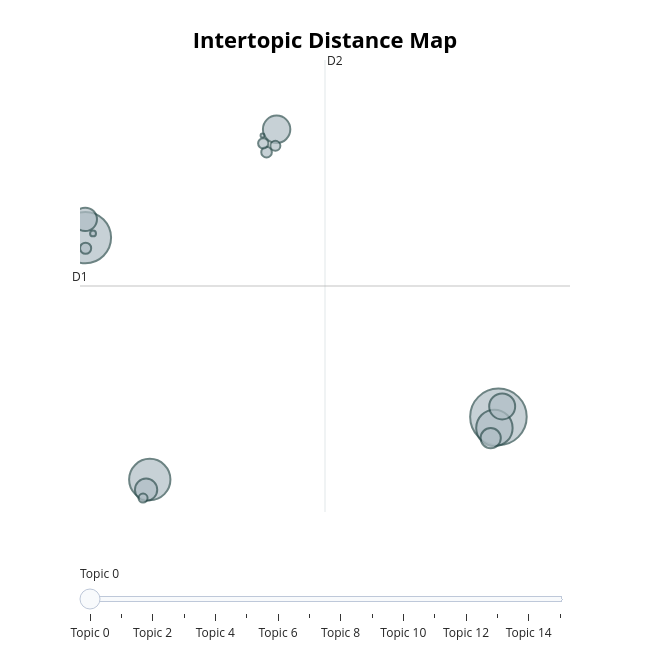

Notebook code for this chart:
### Code cell
topic_model.visualize_topics()

### Figure 1 — Plotly figure (JSON) as saved in the notebook; plotly's stock layout.template omitted (floating-point values rounded to 4 significant figures)
{"data": [{"customdata": [[0, "the | of | to | that | is", 3135], [1, "the | to | and | is | it", 2584], [2, "the | to | and | that | of", 1672], [3, "the | to | of | that | and", 1300], [4, "the | of | to | and | is", 735], [5, "the | of | and | in | to", 661], [6, "the | to | for | is | and", 535], [7, "the | and | of | to | for", 487], [8, "the | to | and | my | you", 401], [9, "maxaxaxaxaxaxaxaxaxaxaxaxaxaxax | the | of | points | is", 122], [10, "the | it | oil | and | to", 110], [11, "water | the | battery | to | of", 104], [12, "kirlian | the | photography | to | of", 98], [13, "book | and | books | the | chemistry", 80], [14, "fan | cpu | heat | sink | fans", 34], [15, "ground | grounding | conductor | neutral | the", 15]], "hovertemplate": "<b>Topic %{customdata[0]}</b><br>%{customdata[1]}<br>Size: %{customdata[2]}", "legendgroup": "", "marker": {"color": "#B0BEC5", "line": {"color": "DarkSlateGrey", "width": 2}, "size": [3135, 2584, 1672, 1300, 735, 661, 535, 487, 401, 122, 110, 104, 98, 80, 34, 15], "sizemode": "area", "sizeref": 1.959, "symbol": "circle"}, "mode": "markers", "name": "", "orientation": "v", "showlegend": false, "type": "scatter", "x": [31.27, 2.469, 6.958, 30.99, 15.8, 31.53, 2.462, 6.701, 30.73, 2.484, 15.1, 14.87, 15.72, 6.49, 3.002, 14.82], "xaxis": "x", "y": [4.419, 8.963, 2.829, 4.138, 11.71, 4.681, 9.425, 2.571, 3.88, 8.692, 11.13, 11.35, 11.29, 2.361, 9.069, 11.55], "yaxis": "y"}], "layout": {"annotations": [{"showarrow": false, "text": "D1", "x": 2.093, "y": 7.735, "yshift": 10}, {"showarrow": false, "text": "D2", "x": 19.18, "xshift": 10, "y": 13.46}], "height": 650, "hoverlabel": {"bgcolor": "white", "font": {"family": "Rockwell", "size": 16}}, "legend": {"itemsizing": "constant", "tracegroupgap": 0}, "margin": {"t": 60}, "shapes": [{"line": {"color": "#CFD8DC", "width": 2}, "type": "line", "x0": 19.18, "x1": 19.18, "y0": 2.006, "y1": 13.46}, {"line": {"color": "#9E9E9E", "width": 2}, "type": "line", "x0": 2.093, "x1": 36.26, "y0": 7.735, "y1": 7.735}], "sliders": [{"active": 0, "pad": {"t": 50}, "steps": [{"args": [{"marker.color": [["red", "#B0BEC5", "#B0BEC5", "#B0BEC5", "#B0BEC5", "#B0BEC5", "#B0BEC5", "#B0BEC5", "#B0BEC5", "#B0BEC5", "#B0BEC5", "#B0BEC5", "#B0BEC5", "#B0BEC5", "#B0BEC5", "#B0BEC5"]]}], "label": "Topic 0", "method": "update"}, {"args": [{"marker.color": [["#B0BEC5", "red", "#B0BEC5", "#B0BEC5", "#B0BEC5", "#B0BEC5", "#B0BEC5", "#B0BEC5", "#B0BEC5", "#B0BEC5", "#B0BEC5", "#B0BEC5", "#B0BEC5", "#B0BEC5", "#B0BEC5", "#B0BEC5"]]}], "label": "Topic 1", "method": "update"}, {"args": [{"marker.color": [["#B0BEC5", "#B0BEC5", "red", "#B0BEC5", "#B0BEC5", "#B0BEC5", "#B0BEC5", "#B0BEC5", "#B0BEC5", "#B0BEC5", "#B0BEC5", "#B0BEC5", "#B0BEC5", "#B0BEC5", "#B0BEC5", "#B0BEC5"]]}], "label": "Topic 2", "method": "update"}, {"args": [{"marker.color": [["#B0BEC5", "#B0BEC5", "#B0BEC5", "red", "#B0BEC5", "#B0BEC5", "#B0BEC5", "#B0BEC5", "#B0BEC5", "#B0BEC5", "#B0BEC5", "#B0BEC5", "#B0BEC5", "#B0BEC5", "#B0BEC5", "#B0BEC5"]]}], "label": "Topic 3", "method": "update"}, {"args": [{"marker.color": [["#B0BEC5", "#B0BEC5", "#B0BEC5", "#B0BEC5", "red", "#B0BEC5", "#B0BEC5", "#B0BEC5", "#B0BEC5", "#B0BEC5", "#B0BEC5", "#B0BEC5", "#B0BEC5", "#B0BEC5", "#B0BEC5", "#B0BEC5"]]}], "label": "Topic 4", "method": "update"}, {"args": [{"marker.color": [["#B0BEC5", "#B0BEC5", "#B0BEC5", "#B0BEC5", "#B0BEC5", "red", "#B0BEC5", "#B0BEC5", "#B0BEC5", "#B0BEC5", "#B0BEC5", "#B0BEC5", "#B0BEC5", "#B0BEC5", "#B0BEC5", "#B0BEC5"]]}], "label": "Topic 5", "method": "update"}, {"args": [{"marker.color": [["#B0BEC5", "#B0BEC5", "#B0BEC5", "#B0BEC5", "#B0BEC5", "#B0BEC5", "red", "#B0BEC5", "#B0BEC5", "#B0BEC5", "#B0BEC5", "#B0BEC5", "#B0BEC5", "#B0BEC5", "#B0BEC5", "#B0BEC5"]]}], "label": "Topic 6", "method": "update"}, {"args": [{"marker.color": [["#B0BEC5", "#B0BEC5", "#B0BEC5", "#B0BEC5", "#B0BEC5", "#B0BEC5", "#B0BEC5", "red", "#B0BEC5", "#B0BEC5", "#B0BEC5", "#B0BEC5", "#B0BEC5", "#B0BEC5", "#B0BEC5", "#B0BEC5"]]}], "label": "Topic 7", "method": "update"}, {"args": [{"marker.color": [["#B0BEC5", "#B0BEC5", "#B0BEC5", "#B0BEC5", "#B0BEC5", "#B0BEC5", "#B0BEC5", "#B0BEC5", "red", "#B0BEC5", "#B0BEC5", "#B0BEC5", "#B0BEC5", "#B0BEC5", "#B0BEC5", "#B0BEC5"]]}], "label": "Topic 8", "method": "update"}, {"args": [{"marker.color": [["#B0BEC5", "#B0BEC5", "#B0BEC5", "#B0BEC5", "#B0BEC5", "#B0BEC5", "#B0BEC5", "#B0BEC5", "#B0BEC5", "red", "#B0BEC5", "#B0BEC5", "#B0BEC5", "#B0BEC5", "#B0BEC5", "#B0BEC5"]]}], "label": "Topic 9", "method": "update"}, {"args": [{"marker.color": [["#B0BEC5", "#B0BEC5", "#B0BEC5", "#B0BEC5", "#B0BEC5", "#B0BEC5", "#B0BEC5", "#B0BEC5", "#B0BEC5", "#B0BEC5", "red", "#B0BEC5", "#B0BEC5", "#B0BEC5", "#B0BEC5", "#B0BEC5"]]}], "label": "Topic 10", "method": "update"}, {"args": [{"marker.color": [["#B0BEC5", "#B0BEC5", "#B0BEC5", "#B0BEC5", "#B0BEC5", "#B0BEC5", "#B0BEC5", "#B0BEC5", "#B0BEC5", "#B0BEC5", "#B0BEC5", "red", "#B0BEC5", "#B0BEC5", "#B0BEC5", "#B0BEC5"]]}], "label": "Topic 11", "method": "update"}, {"args": [{"marker.color": [["#B0BEC5", "#B0BEC5", "#B0BEC5", "#B0BEC5", "#B0BEC5", "#B0BEC5", "#B0BEC5", "#B0BEC5", "#B0BEC5", "#B0BEC5", "#B0BEC5", "#B0BEC5", "red", "#B0BEC5", "#B0BEC5", "#B0BEC5"]]}], "label": "Topic 12", "method": "update"}, {"args": [{"marker.color": [["#B0BEC5", "#B0BEC5", "#B0BEC5", "#B0BEC5", "#B0BEC5", "#B0BEC5", "#B0BEC5", "#B0BEC5", "#B0BEC5", "#B0BEC5", "#B0BEC5", "#B0BEC5", "#B0BEC5", "red", "#B0BEC5", "#B0BEC5"]]}], "label": "Topic 13", "method": "update"}, {"args": [{"marker.color": [["#B0BEC5", "#B0BEC5", "#B0BEC5", "#B0BEC5", "#B0BEC5", "#B0BEC5", "#B0BEC5", "#B0BEC5", "#B0BEC5", "#B0BEC5", "#B0BEC5", "#B0BEC5", "#B0BEC5", "#B0BEC5", "red", "#B0BEC5"]]}], "label": "Topic 14", "method": "update"}, {"args": [{"marker.color": [["#B0BEC5", "#B0BEC5", "#B0BEC5", "#B0BEC5", "#B0BEC5", "#B0BEC5", "#B0BEC5", "#B0BEC5", "#B0BEC5", "#B0BEC5", "#B0BEC5", "#B0BEC5", "#B0BEC5", "#B0BEC5", "#B0BEC5", "red"]]}], "label": "Topic 15", "method": "update"}]}], "title": {"font": {"color": "Black", "size": 22}, "text": "<b>Intertopic Distance Map</b>", "x": 0.5, "xanchor": "center", "y": 0.95, "yanchor": "top"}, "width": 650, "xaxis": {"anchor": "y", "domain": [0, 1], "range": [2.093, 36.26], "title": {"text": ""}, "visible": false}, "yaxis": {"anchor": "x", "domain": [0, 1], "range": [2.006, 13.46], "title": {"text": ""}, "visible": false}}}
